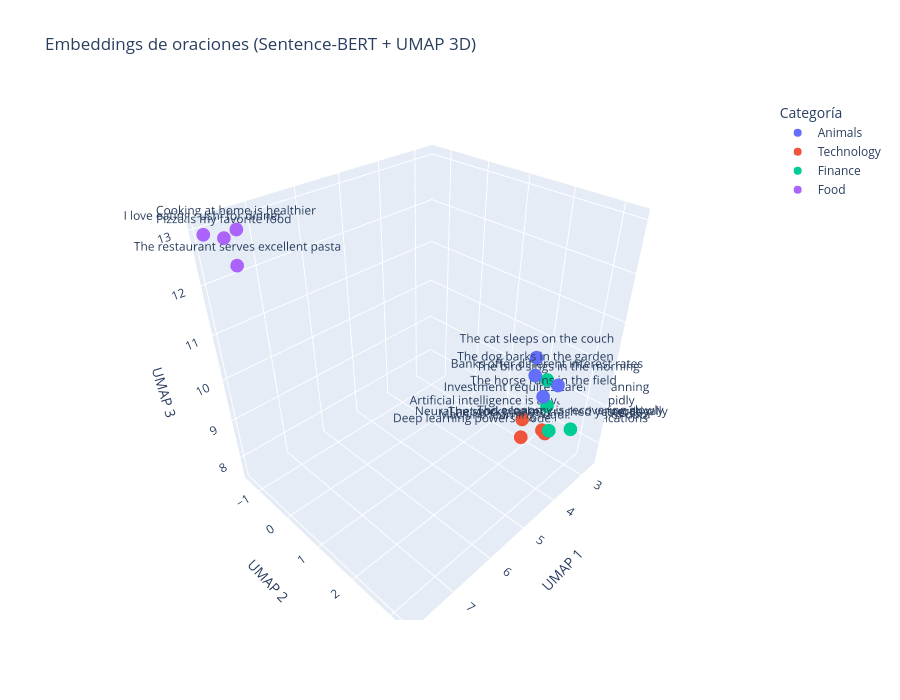

Here is the notebook cell this chart was saved with:
### Code cell
# 3D visualization with Plotly
fig = px.scatter_3d(
    x=embeddings_3d[:, 0],
    y=embeddings_3d[:, 1],
    z=embeddings_3d[:, 2],
    text=sentences,
    color=categories,
    title="Embeddings de oraciones (Sentence-BERT + UMAP 3D)",
    labels={'color': 'Categoría'}
)

fig.update_traces(marker=dict(size=8))
fig.update_layout(
    scene=dict(
        xaxis_title='UMAP 1',
        yaxis_title='UMAP 2',
        zaxis_title='UMAP 3'
    ),
    width=900,
    height=700
)
fig.show()

### Figure 1 — Plotly figure (JSON) as saved in the notebook; plotly's stock layout.template omitted (floating-point values rounded to 4 significant figures)
{"data": [{"hovertemplate": "Categoría=Animals<br>x=%{x}<br>y=%{y}<br>z=%{z}<br>text=%{text}<extra></extra>", "legendgroup": "Animals", "marker": {"color": "#636efa", "size": 8, "symbol": "circle"}, "mode": "markers+text", "name": "Animals", "scene": "scene", "showlegend": true, "text": ["The dog barks in the garden", "The cat sleeps on the couch", "The bird sings in the morning", "The horse runs in the field"], "type": "scatter3d", "x": [4.552, 4.115, 4.288, 4.141], "y": [2.982, 2.686, 3.3, 2.948], "z": [10.63, 10.64, 10.44, 9.912]}, {"hovertemplate": "Categoría=Technology<br>x=%{x}<br>y=%{y}<br>z=%{z}<br>text=%{text}<extra></extra>", "legendgroup": "Technology", "marker": {"color": "#EF553B", "size": 8, "symbol": "circle"}, "mode": "markers+text", "name": "Technology", "scene": "scene", "showlegend": true, "text": ["Artificial intelligence is advancing rapidly", "Machine learning requires lots of data", "Neural networks learn patterns automatically", "Deep learning powers modern AI applications"], "type": "scatter3d", "x": [3.195, 2.997, 2.651, 3.122], "y": [1.939, 2.424, 2.138, 1.911], "z": [8.179, 7.952, 7.651, 7.595]}, {"hovertemplate": "Categoría=Finance<br>x=%{x}<br>y=%{y}<br>z=%{z}<br>text=%{text}<extra></extra>", "legendgroup": "Finance", "marker": {"color": "#00cc96", "size": 8, "symbol": "circle"}, "mode": "markers+text", "name": "Finance", "scene": "scene", "showlegend": true, "text": ["The stock market crashed yesterday", "Banks offer different interest rates", "Investment requires careful planning", "The economy is recovering slowly"], "type": "scatter3d", "x": [3.771, 3.605, 3.187, 3.365], "y": [2.958, 2.663, 2.493, 3.198], "z": [8.856, 9.857, 8.872, 8.791]}, {"hovertemplate": "Categoría=Food<br>x=%{x}<br>y=%{y}<br>z=%{z}<br>text=%{text}<extra></extra>", "legendgroup": "Food", "marker": {"color": "#ab63fa", "size": 8, "symbol": "circle"}, "mode": "markers+text", "name": "Food", "scene": "scene", "showlegend": true, "text": ["Pizza is my favorite food", "I love eating sushi for dinner", "The restaurant serves excellent pasta", "Cooking at home is healthier"], "type": "scatter3d", "x": [7.853, 7.918, 7.747, 7.524], "y": [-0.8346, -1.39, -0.7793, -1.017], "z": [13.02, 12.92, 12.53, 13.01]}], "layout": {"height": 700, "legend": {"title": {"text": "Categoría"}, "tracegroupgap": 0}, "scene": {"domain": {"x": [0, 1], "y": [0, 1]}, "xaxis": {"title": {"text": "UMAP 1"}}, "yaxis": {"title": {"text": "UMAP 2"}}, "zaxis": {"title": {"text": "UMAP 3"}}}, "title": {"text": "Embeddings de oraciones (Sentence-BERT + UMAP 3D)"}, "width": 900}}
